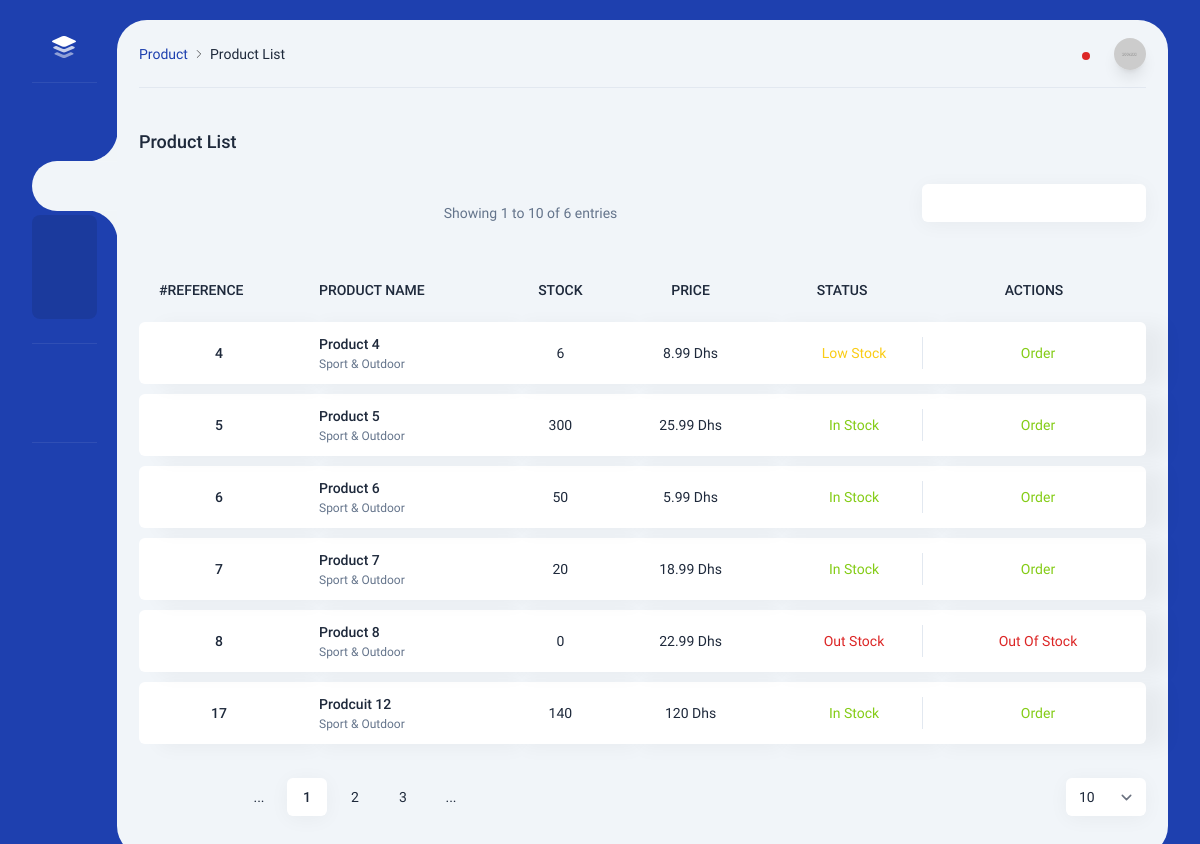
The page /product/product_list.php (signed in) on the database its author committed.
### tables this page shows
CREATE TABLE `product` (
  `id` int(11) NOT NULL,
  `libelle` text NOT NULL,
  `Qte` text NOT NULL,
  `Prix` text NOT NULL
);

### product/product_list.php (the view, shortened to what this page needs)
<?php
include("../securite/cnx.php");
?>
<!DOCTYPE html>
<html lang="en" class="light">
    <head>
        <link rel="stylesheet" href="../dist/css/app.css" />
    </head>
    <body class="py-5">
        <div class="flex mt-[4.7rem] md:mt-0">
            <?php
                include("../menu_desktop.php");
            ?>
            <div class="content">
                <div class="top-bar">
                    <nav aria-label="breadcrumb" class="-intro-x mr-auto hidden sm:flex">
                        <ol class="breadcrumb">
                            <li class="breadcrumb-item"><a href="./product_list.php">Product</a></li>
                            <li class="breadcrumb-item active" aria-current="page">Product List</li>
                        </ol>
                    </nav>
                    <?php
                        include("../menu_account.php");
                    ?>
                </div>
                <h2 class="intro-y text-lg font-medium mt-10">
                    Product List
                </h2>
                <?php
                        $req_product = "select  * from product ";
                            $text_rechercher="";
                ?>
                <div class="grid grid-cols-12 gap-6 mt-5">
                    <div class="intro-y col-span-12 flex flex-wrap sm:flex-nowrap items-center mt-2">
                        <?php
                            $req_count_product=mysqli_query($cnx,"SELECT COUNT(*) AS product_count FROM product WHERE libelle LIKE '%" . $text_rechercher . "%'");
                            $count_result = mysqli_fetch_assoc($req_count_product);
                            $product_count = $count_result['product_count'];
                        ?>
                        <div class="hidden md:block mx-auto text-slate-500">Showing 1 to 10 of <?php echo $product_count ?> entries</div>
                        <div class="w-full sm:w-auto mt-3 sm:mt-0 sm:ml-auto md:ml-0">
                            <form method="get" class="w-56 relative text-slate-500">
                                <input type="text" class="form-control w-56 box pr-10" name="search" placeholder="<?php echo $text_rechercher; ?>">
                            </form>
                        </div>
                    </div>
                    <div class="intro-y col-span-12 overflow-auto lg:overflow-visible">
                        <table class="table table-report -mt-2">
                            <thead>
                                <tr>
                                    <th class="whitespace-nowrap">#REFERENCE</th>
                                    <th class="whitespace-nowrap">PRODUCT NAME</th>
                                    <th class="text-center whitespace-nowrap">STOCK</th>
                                    <th class="text-center whitespace-nowrap">PRICE</th>
                                    <th class="text-center whitespace-nowrap">STATUS</th>
                                    <th class="text-center whitespace-nowrap">ACTIONS</th>
                                </tr>
                            </thead>
                            <tbody>
                                <?php
                                    $res_product=mysqli_query($cnx,$req_product);
                                    while($row_product=mysqli_fetch_array($res_product)){
                                        $data_product['id']=$row_product['id'];
                                        $data_product['libelle']=$row_product['libelle'];
                                ?>
                                <tr class="intro-x">
                                    <td class="w-40">
                                        <div class="flex">
                                            <div class="text-center mx-auto font-medium">
                                                <?php echo $row_product['id']; ?>
                                            </div>
                                        </div>
                                    </td>
                                    <td>
                                        <a href="" class="font-medium whitespace-nowrap"><?php echo ucfirst($row_product['libelle']) ?></a>
                                        <div class="text-slate-500 text-xs whitespace-nowrap mt-0.5">Sport &amp; Outdoor</div>
                                    </td>
                                    <td class="text-center"><?php echo $row_product['Qte'] ?></td>
                                    <td class="text-center"><?php echo $row_product['Prix'] ?> Dhs</td>
                                    <td class="w-40">
                                        <?php
                                            if ($row_product['Qte'] <= 0) {
                                                echo '<div class="flex items-center justify-center text-danger"> <i data-lucide="check-square" class="w-4 h-4 mr-2"></i> Out Stock </div>';
                                            } else if ($row_product['Qte'] >= 10) {
                                                echo '<div class="flex items-center justify-center text-success"> <i data-lucide="check-square" class="w-4 h-4 mr-2"></i> In Stock </div>';
                                            }else{
                                                echo '<div class="flex items-center justify-center text-warning"> <i data-lucide="check-square" class="w-4 h-4 mr-2"></i> Low Stock </div>';
                                            }
                                        ?>
                                    </td>
                                    <?php if(isset($_SESSION['role']) && $_SESSION['role'] == 'admin') { ?>
                                        <td class="table-report__action w-56">
                                            <div class="flex justify-center items-center">
                                                <a class="flex items-center mr-3" href="./modifier_product.php?modifier_product=<?php echo $row_product['id'] ?>"> <i data-lucide="check-square" class="w-4 h-4 mr-1"></i> Edit </a>
                                                <a class="flex items-center text-danger" href="javascript:;" data-tw-toggle="modal" data-tw-target="#delete-confirmation-modal_<?php echo $data_product['id'] ?>"> <i data-lucide="trash-2" class="w-4 h-4 mr-1"></i> Delete  </a>
                                            </div> </td>
                                        <div id="delete-confirmation-modal_<?php echo $data_product['id'] ?>" class="modal" tabindex="-1" aria-hidden="true">
                                            <div class="modal-dialog">
                                                <div class="modal-content">
                                                    <div class="modal-body p-0">
                                                        <div class="p-5 text-center">
                                                            <i data-lucide="x-circle" class="w-16 h-16 text-danger mx-auto mt-3"></i>
                                                            <div class="text-3xl mt-5">Are you sure?</div>
                                                            <div class="text-slate-500 mt-2">
                                                                Do you really want to delete these product :<?php echo $data_product['libelle'] ?>  ?
                                                            </div>
                                                        </div>
                                                        <div class="px-5 pb-8 text-center">
                                                            <button type="button" data-tw-dismiss="modal" class="btn btn-outline-secondary w-24 mr-1">Cancel</button>
                                                            <a href="./product_list.php?supprimer_product=<?php echo $data_product['id'] ?>" class="btn btn-danger w-24">Delete</a>
                                                        </div>
                                                    </div>
                                                </div>
                                            </div>
                                        </div>
                                        <?php }else{
                                            if ($row_product['Qte'] <= 0) {
                                                echo    '<td class="table-report__action w-56">
                                                            <div class="flex justify-center items-center">
                                                                <a class="flex items-center mr-3 text-danger"> <i data-lucide="x-square" class="w-4 h-4 mr-1"></i> Out Of Stock </a>
                                                            </div>
                                                        </td>';
                                            } else {
                                                    echo '<td class="table-report__action w-56">
                                                            <div class="flex justify-center items-center">
                                                                <a class="flex items-center mr-3 text-success" href="./modifier_product.php?acheter_product='.$row_product['id'].'"> <i data-lucide="check-square" class="w-4 h-4 mr-1"></i> Order </a>
                                                            </div>
                                                        </td>';
                                            }
                                        } ?>
                                </tr>
                                <?php } ?>
                            </tbody>
                        </table>
                    </div>
                    <div class="intro-y col-span-12 flex flex-wrap sm:flex-row sm:flex-nowrap items-center">
                        <nav class="w-full sm:w-auto sm:mr-auto">
                            <ul class="pagination">
                                <li class="page-item">
                                    <a class="page-link" href="#"> <i class="w-4 h-4" data-lucide="chevrons-left"></i> </a>
                                </li>
                                <li class="page-item">
                                    <a class="page-link" href="#"> <i class="w-4 h-4" data-lucide="chevron-left"></i> </a>
                                </li>
                                <li class="page-item"> <a class="page-link" href="#">...</a> </li>
                                <li class="page-item active"> <a class="page-link" href="#">1</a> </li>
                                <li class="page-item "> <a class="page-link" href="#">2</a> </li>
                                <li class="page-item"> <a class="page-link" href="#">3</a> </li>
                                <li class="page-item"> <a class="page-link" href="#">...</a> </li>
                                <li class="page-item">
                                    <a class="page-link" href="#"> <i class="w-4 h-4" data-lucide="chevron-right"></i> </a>
                                </li>
                                <li class="page-item">
                                    <a class="page-link" href="#"> <i class="w-4 h-4" data-lucide="chevrons-right"></i> </a>
                                </li>
                            </ul>
                        </nav>
                        <select class="w-20 form-select box mt-3 sm:mt-0">
                            <option>10</option>
                        </select>
                    </div>
                </div>
            </div>
        </div>
    </body>
</html>

### rows shown on the page
product: id "4", libelle "Product 4", Qte "6", Prix "8.99", shows "Low Stock"
product: id "5", libelle "Product 5", Qte "300", Prix "25.99", shows "In Stock"
product: id "6", libelle "Product 6", Qte "50", Prix "5.99", shows "In Stock"
product: id "7", libelle "Product 7", Qte "20", Prix "18.99", shows "In Stock"
product: id "8", libelle "Product 8", Qte "0", Prix "22.99", shows "Out Stock", shows "Out Of Stock"
product: id "17", libelle "Prodcuit 12", Qte "140", Prix "120", shows "In Stock"

### other values the page prints
$product_count "6"
